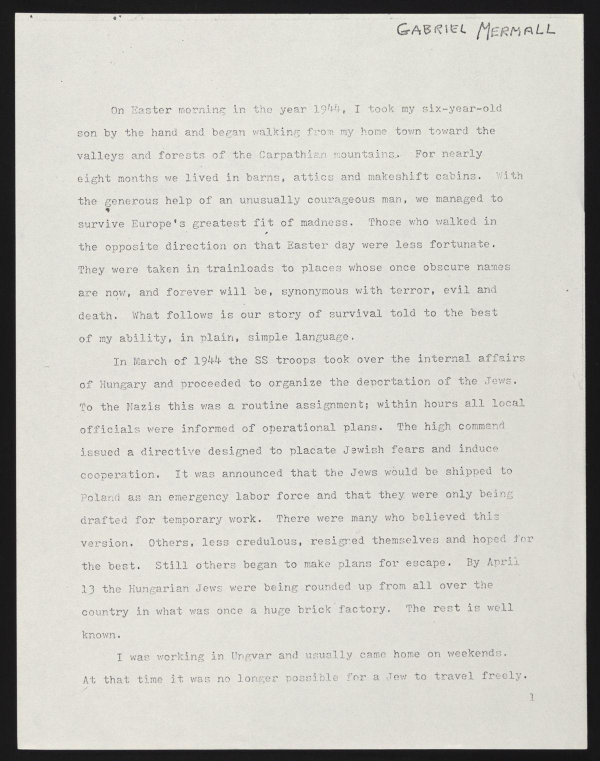
#> input picture assets/page_01 .jpg, 1200 x 1522 px (shown at 1/2 size)
$ python test.py
#> lines starting #> are read from the running program, lines starting #| are printed output that depends on the picture; after the words box and inside, x2 and y2 are one past the last pixel; in counts of white or black regions, pixels touching at a corner belong together
import pytesseract as pt
from PIL import Image
import cv2 as cv
import numpy as np
from matplotlib import pyplot as plt
pt.pytesseract.tesseract_cmd = r"C:/Program Files/Tesseract-OCR/tesseract.exe"
#Display method for images
# [20 lines left out: function display, not called in this run]

def needs_inversion(image_path, threshold=127):
    """
    Check if an image needs inversion for OCR text extraction.
    Returns True if inversion is recommended, False otherwise.
    """
    # Read image in grayscale
    img = cv.imread(image_path, cv.IMREAD_GRAYSCALE)
    if img is None:
        raise FileNotFoundError(f"Image not found: {image_path}")

    # Count dark vs bright pixels
    dark_pixels = np.sum(img < threshold)
    bright_pixels = np.sum(img >= threshold)

    # If background is mostly dark, inversion NOT needed
    # If background is mostly bright, inversion NEEDED
    return dark_pixels > bright_pixels  # True = needs inversion

#Gray Scaling
def grayscale(image):
    return cv.cvtColor(image, cv.COLOR_BGR2GRAY)

#noise removal
def noise_removal(image):
    import numpy as np
    kernel = np.ones((1, 1), np.uint8)
    image = cv.dilate(image, kernel, iterations=1)
    kernel = np.ones((1, 1), np.uint8)
    image = cv.erode(image, kernel, iterations=1)
    image = cv.morphologyEx(image, cv.MORPH_CLOSE, kernel)
    image = cv.medianBlur(image, 3)
    return (image)

#font thickening or thinning check
def needs_thinning_or_thickening(image_path, min_width=2, max_width=6):
    """
    Check if text in an image needs thinning (erosion) or thickening (dilation).
    Returns: "thin", "thick", or "ok"
    """
    # Read as grayscale
    img = cv.imread(image_path, cv.IMREAD_GRAYSCALE)
    if img is None:
        raise FileNotFoundError(f"Image not found: {image_path}")

    # Threshold to binary
    _, bw = cv.threshold(img, 128, 255, cv.THRESH_BINARY_INV)

    # Distance transform (estimates stroke width)
    dist = cv.distanceTransform(bw, cv.DIST_L2, 5)
    mean_stroke = np.mean(dist)

    if mean_stroke < min_width:
        return "thin"   # needs thickening
    elif mean_stroke > max_width:
        return "thick"  # needs thinning
    else:
        return "ok"


#deskewing angle detection

def needs_deskew(cvImage, skew_threshold=1.0):
    gray = cv.cvtColor(cvImage, cv.COLOR_BGR2GRAY)
    gray = cv.bitwise_not(gray)
    thresh = cv.threshold(gray, 0, 255, cv.THRESH_BINARY | cv.THRESH_OTSU)[1]

    coords = np.column_stack(np.where(thresh > 0))
    angle = cv.minAreaRect(coords)[-1]

    # Fix OpenCV angle range
    if angle < -45:
        angle = -(90 + angle)
    else:
        angle = -angle

    # SAFETY FIX: If angle ≈ ±90, ignore
    if abs(abs(angle) - 90) < 2:
        angle = 0.0

    print(f"[Detected angle]: {angle}")
    return abs(angle) > skew_threshold


# [48 lines left out: functions getSkewAngle, rotateImage, deskew, not called in this run]

def remove_borders(image):
    contours, heiarchy = cv.findContours(image, cv.RETR_EXTERNAL, cv.CHAIN_APPROX_SIMPLE)
    cntsSorted = sorted(contours, key=lambda x:cv.contourArea(x))
    cnt = cntsSorted[-1]
    x, y, w, h = cv.boundingRect(cnt)
    crop = image[y:y+h, x:x+w]
    return (crop)

#Image Preprocessing

image_file = "assets/page_01 .jpg"
img = cv.imread(image_file)
#> img is the input picture: shape (1522, 1200, 3); mean B, G, R 197.6, 203.9, 205.2

if needs_deskew(img):
#> in needs_deskew, `gray = cv.bitwise_not(gray)`:
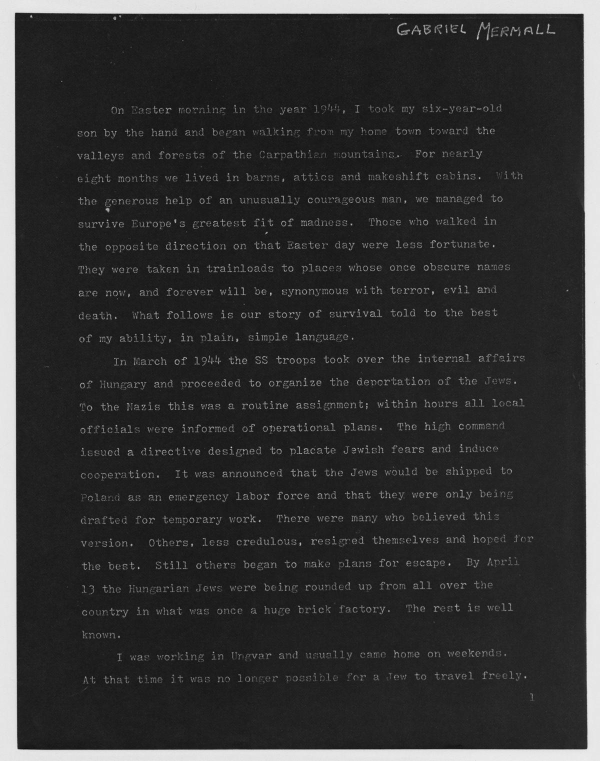
#> gray: shape (1522, 1200) (shown at 1/2 size); min 0, max 242, mean 51.4
#> in needs_deskew, `thresh = cv.threshold(gray, 0, 255, cv.THRESH_BINARY | cv.THRESH_OTSU)..`:
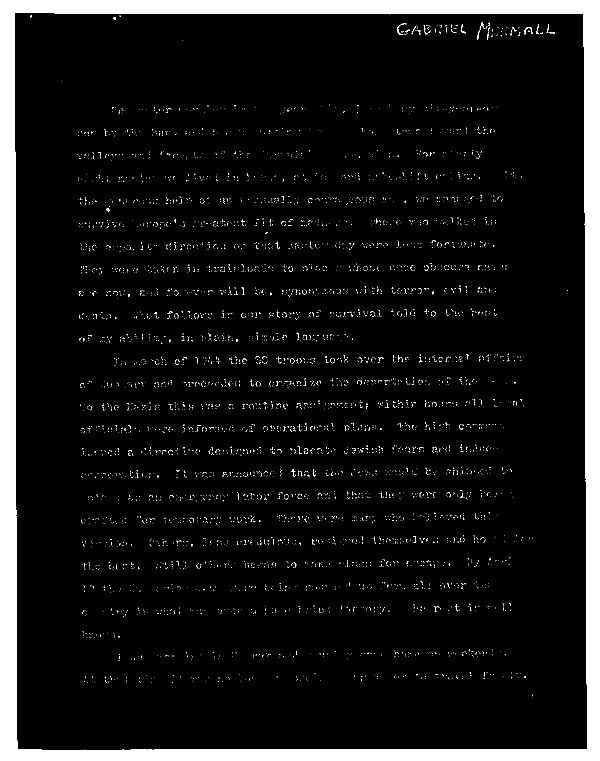
#> thresh: shape (1522, 1200) (shown at 1/2 size); 9% white; 4605 white regions (4577 under 20 px), largest, box (x1, y1, x2, y2) and area: (0, 0, 1200, 1522) 150368, (1049, 54, 1065, 69) 61, (795, 49, 807, 70) 55
#> in needs_deskew, `coords = np.column_stack(np.where(thresh > 0))`: coords = 164295 pairs, first value 0 to 1521, second value 0 to 1199
#> in needs_deskew, `angle = cv.minAreaRect(coords)[-1]`: angle = -90
#> in needs_deskew, `angle = -(90 + angle)`: angle = 0
#| [Detected angle]: -0.0
    img = deskew(img)
    cv.imwrite("assets/deskewed_page_01.jpg", img)
    display("assets/deskewed_page_01.jpg")


needInverted = needs_inversion(image_file)
#> in needs_inversion, `dark_pixels = np.sum(img < threshold)`: dark_pixels = 163611
#> in needs_inversion, `bright_pixels = np.sum(img >= threshold)`: bright_pixels = 1662789
#> needInverted = False
if(needInverted):
    img = cv.bitwise_not(img)
    cv.imwrite("assets/inverted_page_01.jpg", img)
    display("assets/inverted_page_01.jpg")


img = grayscale(img)
cv.imwrite("assets/gray.jpg", img)

thresh, im_bw = cv.threshold(img, 210, 230, cv.THRESH_BINARY)
#> im_bw: shape (1522, 1200); values 0 (black) and 230 (white), 85.1% white; 4159 black regions (2848 under 20 px), largest, box (x1, y1, x2, y2) and area: (0, 0, 1200, 1522) 157515, (953, 44, 981, 81) 389, (936, 1297, 976, 1315) 326
cv.imwrite("assets/bw_image.jpg", im_bw)

img = im_bw

no_noise = noise_removal(img)
#> in noise_removal, `image = cv.medianBlur(image, 3)`: image: shape (1522, 1200); values 0 (black) and 230 (white), 85.4% white; 1478 black regions (198 under 20 px), largest, box (x1, y1, x2, y2) and area: (0, 0, 1200, 1522) 157895, (953, 44, 981, 81) 388, (872, 392, 925, 405) 375
cv.imwrite("assets/no_noise.jpg", no_noise)

img = no_noise

result = needs_thinning_or_thickening("assets/no_noise.jpg")
#> in needs_thinning_or_thickening, `_, bw = cv.threshold(img, 128, 255, cv.THRESH_BINARY_INV)`:
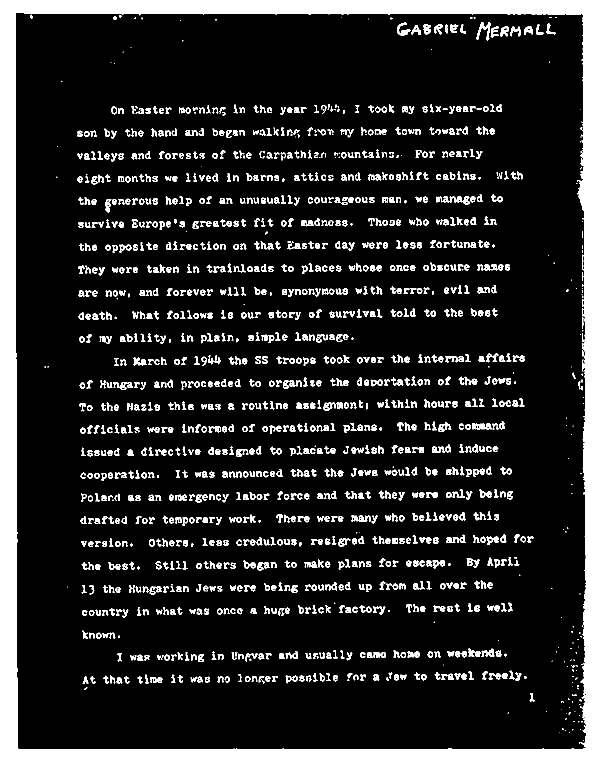
#> bw: shape (1522, 1200) (shown at 1/2 size); 14.6% white; 1478 white regions (198 under 20 px), largest, box (x1, y1, x2, y2) and area: (0, 0, 1200, 1522) 157895, (953, 44, 981, 81) 388, (872, 392, 925, 405) 375
#> in needs_thinning_or_thickening, `dist = cv.distanceTransform(bw, cv.DIST_L2, 5)`:
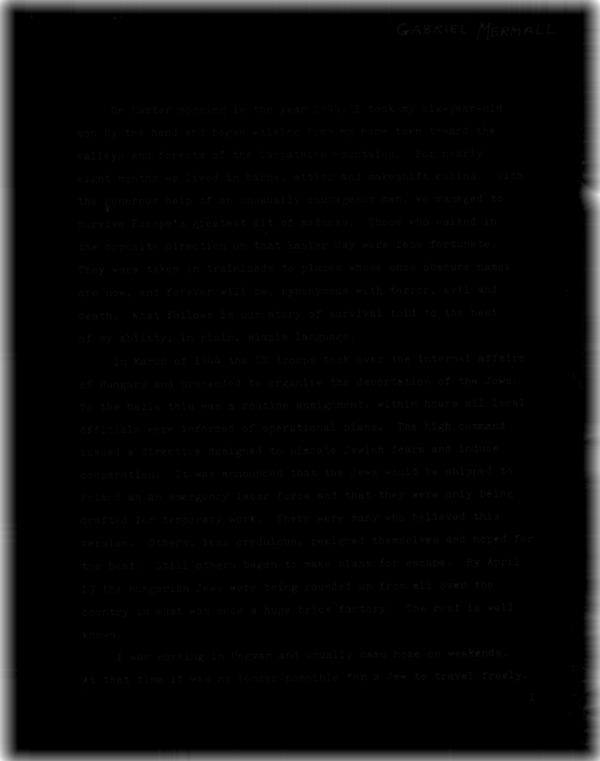
#> dist: shape (1522, 1200) float32 (shown at 1/2 size); min 0, max 45.19, mean 1.4; drawn with min black and max white
#> in needs_thinning_or_thickening, `mean_stroke = np.mean(dist)`: mean_stroke = 1.41
if(result == "thin"):
    img = cv.bitwise_not(img)
    kernel = np.ones((2,2),np.uint8)
    img = cv.erode(img, kernel, iterations=1)
#> img: shape (1522, 1200); values 25 (black) and 255 (white), 11.9% white; 1569 white regions (327 under 20 px), largest, box (x1, y1, x2, y2) and area: (0, 0, 1200, 1522) 154650, (954, 45, 981, 81) 280, (795, 46, 821, 71) 234
    img = cv.bitwise_not(img)
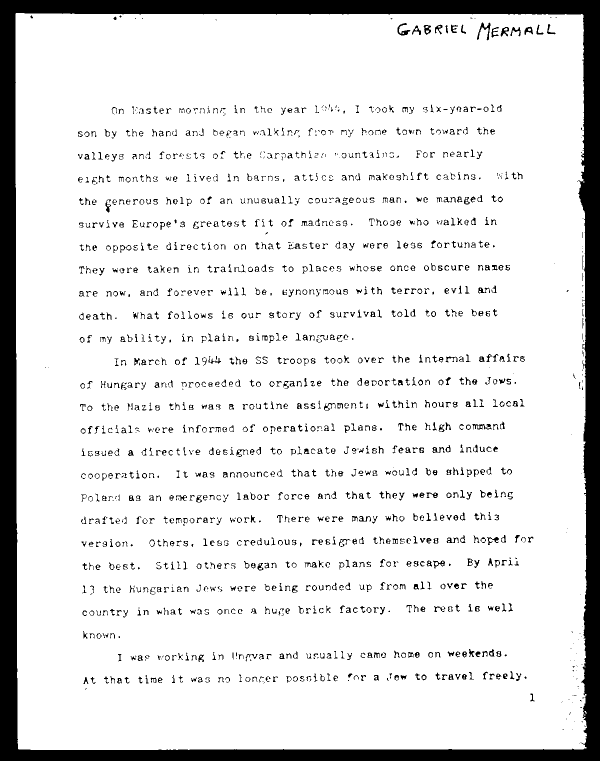
#> img: shape (1522, 1200) (shown at 1/2 size); values 0 (black) and 230 (white), 88.1% white; 1569 black regions (327 under 20 px)
elif (result == "thick"):
    img = cv.bitwise_not(img)
    kernel = np.ones((2,2),np.uint8)
    img = cv.dilate(img, kernel, iterations=1)
    img = cv.bitwise_not(img)
else:
    pass

img = remove_borders(img)
#> in remove_borders, `contours, heiarchy = cv.findContours(image, cv.RETR_EXTERNAL, cv.CHAIN..`: contours = 4 contours, 3 with area under 20; largest, box (x1, y1, x2, y2) and area: (31, 26, 1174, 1500) 1669020; heiarchy = [[1, -1, -1, -1], [2, 0, -1, -1], [3, 1, -1, -1], [-1, 2, -1, -1]]
#> in remove_borders, `cntsSorted = sorted(contours, key=lambda x:cv.contourArea(x))`: cntsSorted has the same summary as contours
#> in remove_borders, `cnt = cntsSorted[-1]`: cnt = contour of 862 points, box (x1, y1, x2, y2) (31, 26, 1174, 1500), area 1669020
#> in remove_borders, `x, y, w, h = cv.boundingRect(cnt)`: x = 31; y = 26; w = 1143; h = 1474
#> in remove_borders, `crop = image[y:y+h, x:x+w]`:
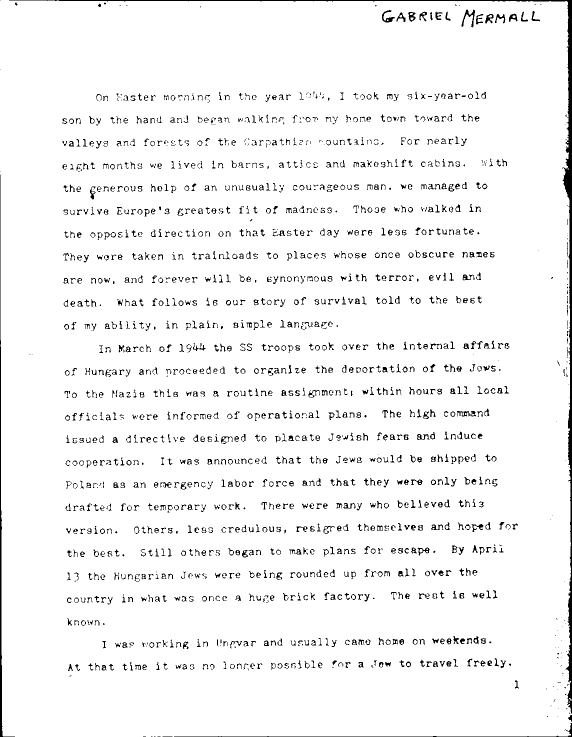
#> crop: shape (1474, 1143) (shown at 1/2 size); values 0 (black) and 230 (white), 95.5% white; black in thin lines or dots
cv.imwrite("assets/no_borders.jpg", img)


color = [255, 255, 255]
top, bottom, left, right = [150]*4

image_with_border = cv.copyMakeBorder(img, top, bottom, left, right, cv.BORDER_CONSTANT, value=color)
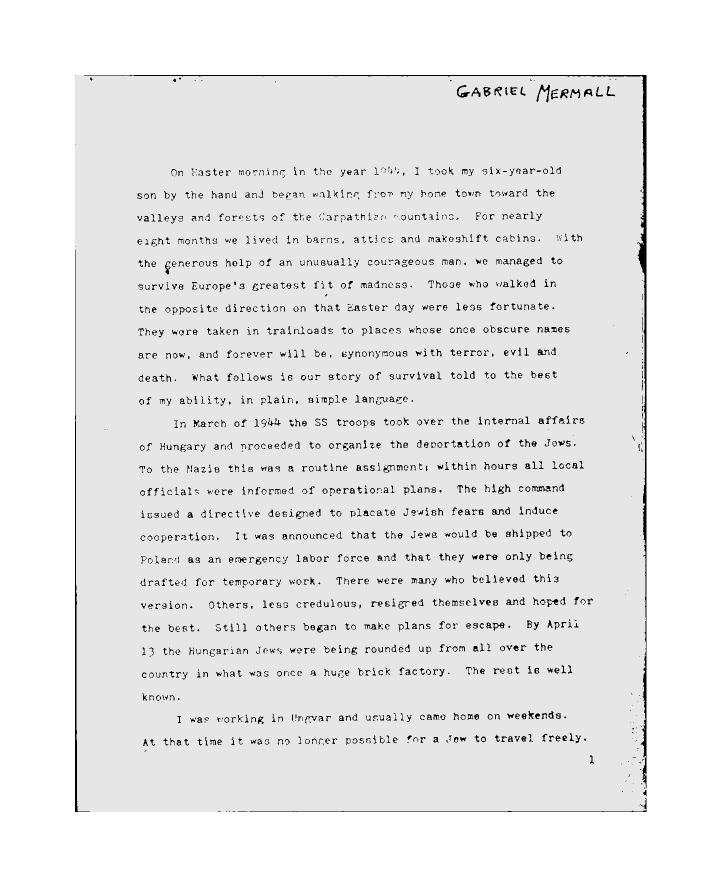
#> image_with_border: shape (1774, 1443) (shown at 1/2 size); min 0, max 255, mean 231.8
cv.imwrite("assets/image_with_border.jpg", image_with_border)


file_path = "assets/image_with_border.jpg"
img = Image.open(file_path)
#> img: PIL image 1443x1774 L
#printing result
#> (the run stopped early here; a loop or call above may not have finished)

$ run again, with assets/rotated_fixed.JPG copied over assets/page_01 .jpg
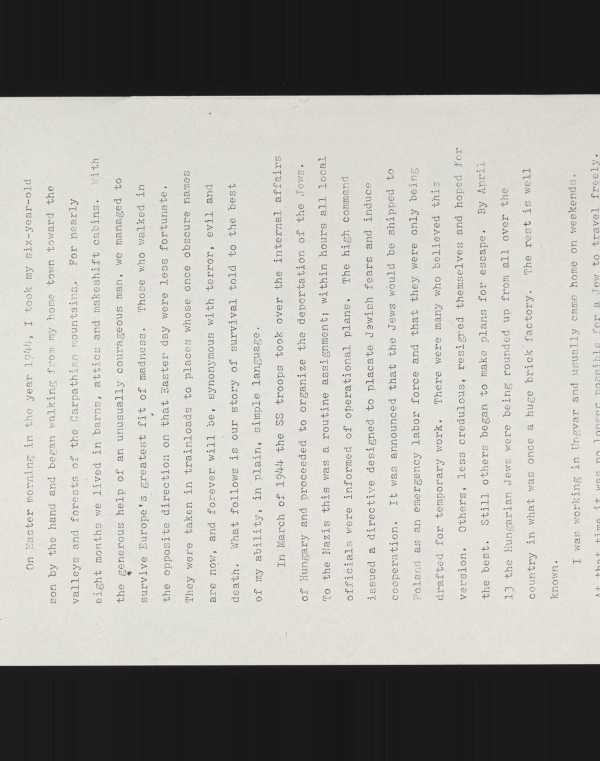
#> input picture assets/rotated_fixed.JPG, 1200 x 1522 px (shown at 1/2 size)
#> img is the input picture: shape (1522, 1200, 3); mean B, G, R 165.4, 170.4, 171.5
#> in needs_deskew, `thresh = cv.threshold(gray, 0, 255, cv.THRESH_BINARY | cv.THRESH_OTSU)..`:
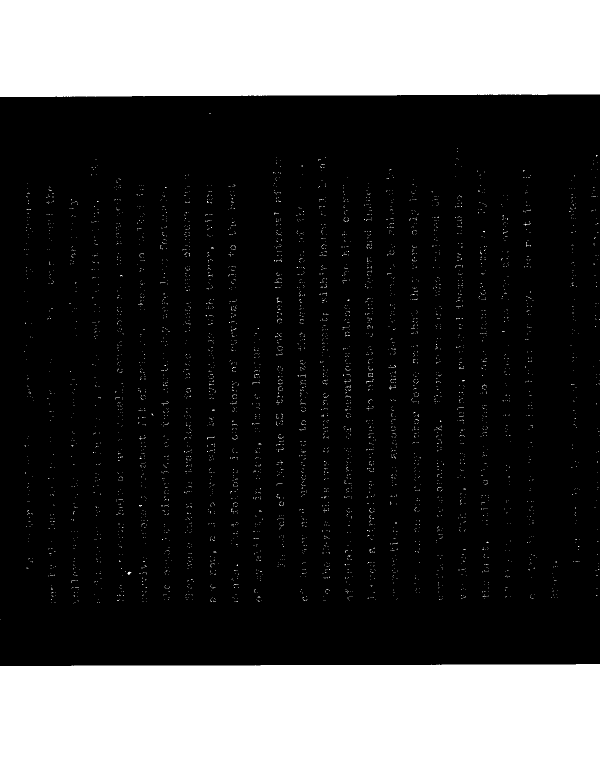
#> thresh: shape (1522, 1200) (shown at 1/2 size); 25.8% white; 4206 white regions (4200 under 20 px), largest, box (x1, y1, x2, y2) and area: (0, 1328, 1200, 1522) 230107, (0, 0, 1200, 194) 229524, (255, 1143, 263, 1150) 30, (1047, 446, 1061, 452) 22, (414, 873, 429, 879) 22, (323, 802, 337, 811) 21
#> coords = 470585 pairs, first value 0 to 1521, second value 0 to 1199
#> in needs_deskew, `angle = cv.minAreaRect(coords)[-1]`: angle = -90
#> in needs_deskew, `angle = -(90 + angle)`: angle = 0
#| [Detected angle]: -0.0
#> dark_pixels = 472323
#> bright_pixels = 1354077
#> needInverted = False
#> im_bw: shape (1522, 1200); values 0 (black) and 230 (white), 68.6% white; 3921 black regions (2632 under 20 px), largest, box (x1, y1, x2, y2) and area: (0, 0, 1200, 210) 232743, (0, 1327, 1200, 1522) 231179, (1136, 372, 1154, 400) 230
#> image: shape (1522, 1200); values 0 (black) and 230 (white), 68.8% white; 1410 black regions (149 under 20 px), largest, box (x1, y1, x2, y2) and area: (0, 0, 1200, 209) 232982, (0, 1327, 1200, 1522) 231180, (231, 437, 244, 490) 382
#> mean_stroke = 24.65
#> contours = 36 contours, 34 with area under 20; largest, box (x1, y1, x2, y2) and area: (0, 191, 1200, 1331) 1353758, (1191, 465, 1200, 475) 37; heiarchy = 36 rows, first 6: [1, -1, -1, -1], [2, 0, -1, -1], [3, 1, -1, -1], [4, 2, -1, -1], [5, 3, -1, -1], [6, 4, -1, -1]
#> cntsSorted has the same summary as contours
#> cnt = contour of 1329 points, box (x1, y1, x2, y2) (0, 191, 1200, 1331), area 1353758
#> x = 0; y = 191; w = 1200; h = 1140
#> crop: shape (1140, 1200); values 0 (black) and 230 (white), 88.3% white; 1274 black regions (91 under 20 px), largest, box (x1, y1, x2, y2) and area: (0, 0, 955, 19) 4587, (225, 1136, 1200, 1140) 1977, (1017, 0, 1200, 10) 819
#> `image_with_border = cv.copyMakeBorder(img, top, bottom, left, right, c..`:
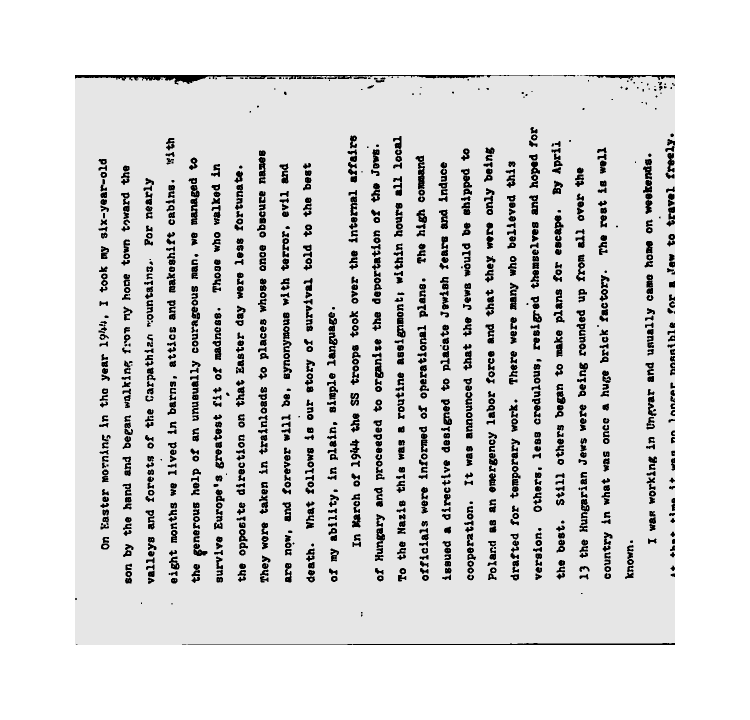
#> image_with_border: shape (1440, 1500) (shown at 1/2 size); min 0, max 255, mean 222.2
